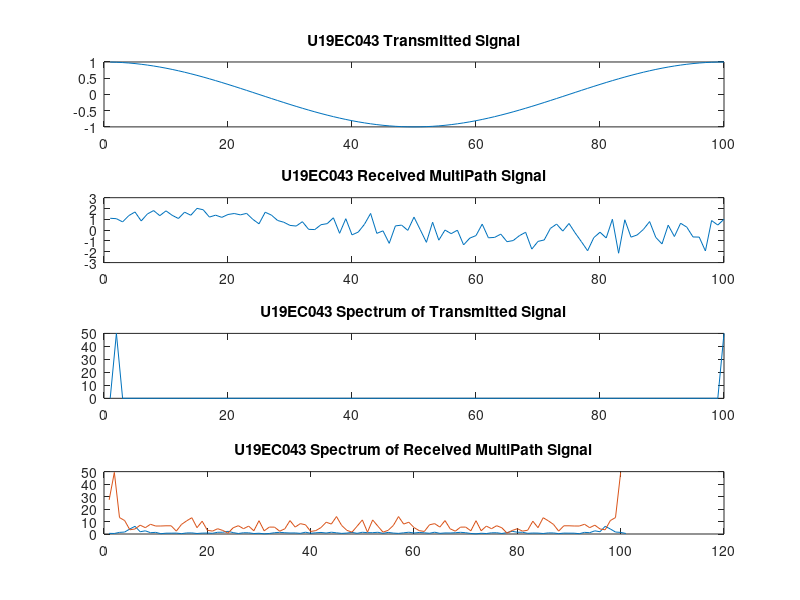
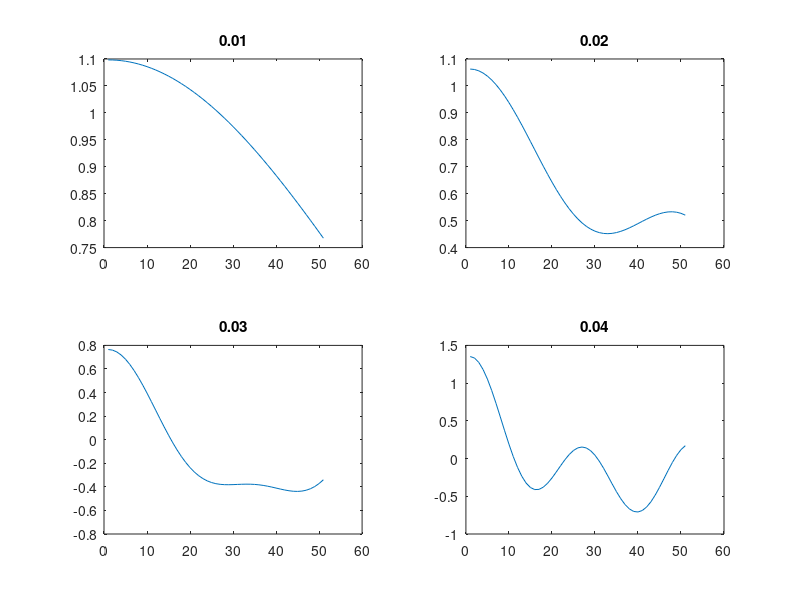
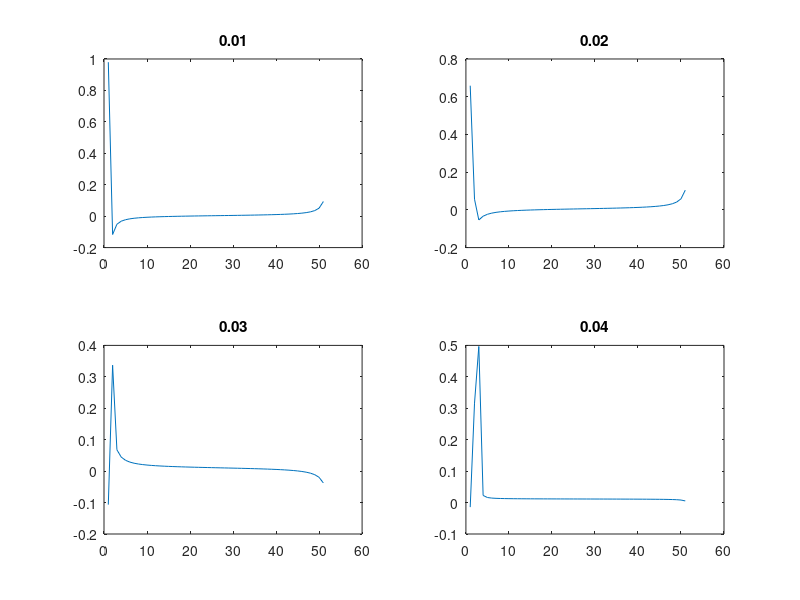

MATLAB code to generate these figures, in order:
clc
clear all

f=5;
nop=2; % initial value of nop = 2
received_signal=[];
t=0:1/100:1; % choosing sampling freg=100Hz
transmitted_signal=cos(2*pi*f*t); % transmitted signal
z=1;
for t=0:1/100:1
    temp=0;
    for p=1:1:nop
        beta(p)=rand/5; % for every delayed singal there will be 10
        delay(p)=rand*t/5; % delay of each multipth component generated
        temp=temp+beta(p)*exp(1i*2*pi*f*(t-delay(p)));
    end
BETACOL{z}=beta;
DELAYCOL{z}=delay;
beta=0;
delay=0;
received_signal=[received_signal temp];
z=z+1;
end

save CONSTANTS BETACOL DELAYCOL

figure('name', 'U19EC046')

subplot(4,1,1)

plot(transmitted_signal)

title('U19EC046 Transmitted Signal');

subplot(4,1,2)

plot(real(received_signal))

title('U19EC046 received signal after multipath');
subplot(4,1,3)

plot(abs(fft(transmitted_signal)))

title('U19EC046 spectrum of the transmitted signal');
subplot(4,1,4)

plot(abs(fft(real(received_signal))))

title('U19EC046 spectrum of the received signal after multipath');

hold

load CONSTANTS
fs=100;
u=1;
for f=0:fs/101:(50*fs)/101
    received_signal=[];
    temp=0; 
    z=1;
    for t=0:1/100:1
        temp=0;
        for p=1:1:nop
            temp=temp+BETACOL{z}(p)*exp(1i*2*pi*f*(t-DELAYCOL{z}(p)));
        end
    received_signal=[received_signal temp];
    z=z+1;
    end
    % The impulse response of the time-varying channel is computed as folld
    t=0:1/100:1;
    timevaryingTF_at_freq_f{u}=received_signal.*exp(-1i*2*pi*f*t);
    u=u+1;
end

TEMP=cell2mat(timevaryingTF_at_freq_f');
for i=1:1:101
    u=TEMP(:,i);
    u1=[u;transpose(u(length(u):-1:2)')];
    timevaringIR_at_time_t{i} = ifft(u1);
end 

TFMATRIX=abs(cell2mat(timevaryingTF_at_freq_f'));
IRMATRIX=cell2mat(timevaringIR_at_time_t);
s=[2:2:8];

figure('name', 'U19EC046 Impulse Response');
for i=1:1:4
    subplot (2,2,i)
    plot(IRMATRIX(1:1:101,s(i)))
    title(strcat('t=',num2str((s(i)-1)/100)))
end

figure('name', 'U19EC046 Transfer Function');
for j=1:1:4
    subplot (2,2,j)
    plot(real(ifft(IRMATRIX(1:1:101,s(j)))))
    title(strcat('t=',num2str((s(j)-1)/100)))
end

%% Raghav's code
clc;
clear all;
close all;

f = 1;
t = 0.01:1/100:1;
x = cos(2*pi*f*t);
J=3;
B = rand(J,length(t));
T = rand(J,length(t));
y = zeros(1,length(t));

for k=1:length(t)
    for j=1:J
        T(j,k)=T(j,k)*t(k);
        y(k)=y(k)+B(j,k)*exp(1i*2*pi*f*(t(k)-T(j,k)));
    end
end

figure(1);
subplot(4,1,1);
plot(x);
title('U19EC043 Transmitted Signal');

subplot(4,1,2);
plot(real(y));
title('U19EC043 Received MultiPath Signal');

subplot(4,1,3);
plot(abs(fft(x)));
title('U19EC043 Spectrum of Transmitted Signal');

subplot(4,1,4);
plot(abs(fft(real(y))));
title('U19EC043 Spectrum of Received MultiPath Signal');

fs=100;
f=0:fs/101:(50*fs)/101;
Transfer_Function = zeros(length(t),length(f));
for k=1:length(t)
    for j=1:J
        Transfer_Function(k,:)=Transfer_Function(k,:)+B(j,k)*exp(-1i*2*pi*f*T(j,k));
    end
end

figure(2);
% Change this part according to you(How many values of k?)
for k=1:4
    subplot(2,2,k);
    plot(real(Transfer_Function(k,:)));
    title(t(k));
end

figure(3);
% Change this part according to you(How many values of k?)
for k=1:4
    subplot(2,2,k);
    plot(real(ifft(Transfer_Function(k,:))));
    title(t(k));
end

    